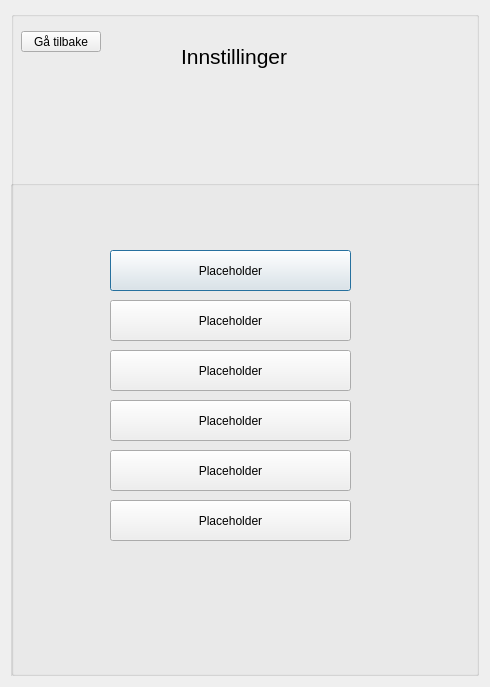
<?xml version="1.0" encoding="UTF-8"?>
<ui version="4.0">
 <class>settingsDialog</class>
 <widget class="QDialog" name="settingsDialog">
  <property name="geometry">
   <rect>
    <x>0</x>
    <y>0</y>
    <width>490</width>
    <height>687</height>
   </rect>
  </property>
  <property name="windowTitle">
   <string>Dialog</string>
  </property>
  <layout class="QGridLayout" name="gridLayout">
   <item row="0" column="0">
    <widget class="QGroupBox" name="groupBoxBackground">
     <property name="title">
      <string/>
     </property>
     <widget class="QGroupBox" name="groupBoxSettings">
      <property name="geometry">
       <rect>
        <x>-1</x>
        <y>169</y>
        <width>471</width>
        <height>501</height>
       </rect>
      </property>
      <property name="title">
       <string/>
      </property>
      <widget class="QPushButton" name="settings1">
       <property name="geometry">
        <rect>
         <x>100</x>
         <y>70</y>
         <width>241</width>
         <height>41</height>
        </rect>
       </property>
       <property name="text">
        <string>Placeholder</string>
       </property>
      </widget>
      <widget class="QPushButton" name="settings2">
       <property name="geometry">
        <rect>
         <x>100</x>
         <y>120</y>
         <width>241</width>
         <height>41</height>
        </rect>
       </property>
       <property name="text">
        <string>Placeholder</string>
       </property>
      </widget>
      <widget class="QPushButton" name="settings3">
       <property name="geometry">
        <rect>
         <x>100</x>
         <y>170</y>
         <width>241</width>
         <height>41</height>
        </rect>
       </property>
       <property name="text">
        <string>Placeholder</string>
       </property>
      </widget>
      <widget class="QPushButton" name="settings4">
       <property name="geometry">
        <rect>
         <x>100</x>
         <y>220</y>
         <width>241</width>
         <height>41</height>
        </rect>
       </property>
       <property name="text">
        <string>Placeholder</string>
       </property>
      </widget>
      <widget class="QPushButton" name="settings5">
       <property name="geometry">
        <rect>
         <x>100</x>
         <y>270</y>
         <width>241</width>
         <height>41</height>
        </rect>
       </property>
       <property name="text">
        <string>Placeholder</string>
       </property>
      </widget>
      <widget class="QPushButton" name="settings6">
       <property name="geometry">
        <rect>
         <x>100</x>
         <y>320</y>
         <width>241</width>
         <height>41</height>
        </rect>
       </property>
       <property name="text">
        <string>Placeholder</string>
       </property>
      </widget>
     </widget>
     <widget class="QLabel" name="labelTitle">
      <property name="geometry">
       <rect>
        <x>170</x>
        <y>20</y>
        <width>121</width>
        <height>51</height>
       </rect>
      </property>
      <property name="font">
       <font>
        <pointsize>16</pointsize>
       </font>
      </property>
      <property name="text">
       <string>Innstillinger</string>
      </property>
     </widget>
     <widget class="QPushButton" name="goBackPushButton">
      <property name="geometry">
       <rect>
        <x>10</x>
        <y>20</y>
        <width>80</width>
        <height>21</height>
       </rect>
      </property>
      <property name="text">
       <string>Gå tilbake</string>
      </property>
     </widget>
    </widget>
   </item>
  </layout>
 </widget>
 <resources/>
 <connections/>
</ui>
